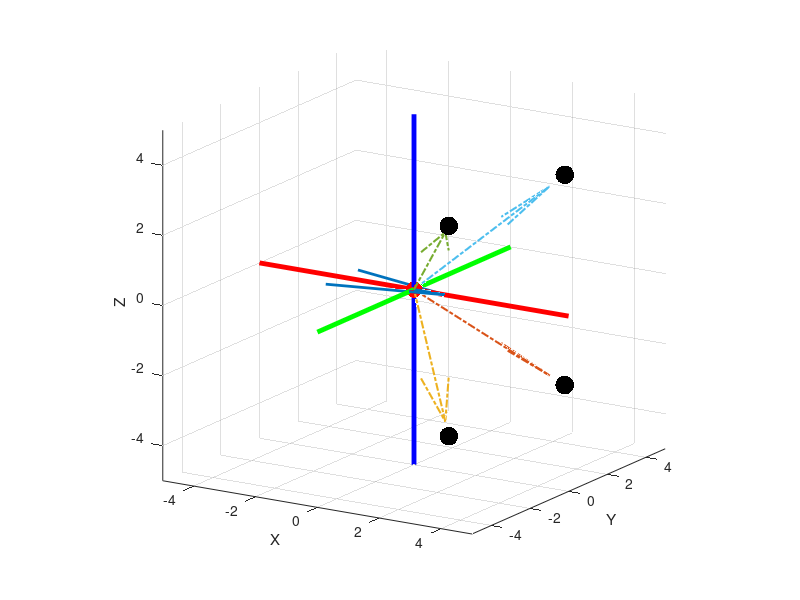

Write the MATLAB code that produced this figure. (Note: this script raises an error after producing the figure.)
%% 
clear all; clc; close all;
global num_modes;
ng = 4; %number of goals. is a fixed parameter
nd = 3; %dimensionality of the problem.
num_modes = 2;
sig_t = 0.1; %std deviation for the entropy measurement.
% xg_t = [randsample(-4:4, ng);rand(1,ng)*4 - 2; randsample(1:4, ng)] + rand(nd,1) - rand(nd,1); %random goal positions. These will be treated as fixed parameters.
xg_t= [3, -3, 3;
    3,3, -3;
    3, 3, 3;
    3, -3, -3]';
% xr_t = [randsample(-4:4, 1);randsample(-4:4, 1); randsample(-4:4, 1) ] + rand(nd,1) - rand(nd,1); %random current robot position. FIM would be evaluated at this robot position
xr_t = [0,0,0]';
uh_t = [1,0, 0]'; % user control command
%%

%PLOT GOALS AND ROBOT and UH
figure;
scatter3(xg_t(1,1:ng), xg_t(2,1:ng), xg_t(3,1:ng), 180, 'k', 'filled'); grid on; hold on;
xlabel('X'); ylabel('Y'); zlabel('Z');
scatter3(xr_t(1), xr_t(2), xr_t(3), 140, 'r', 'filled');
quiver3(xr_t(1), xr_t(2), xr_t(3), uh_t(1), uh_t(2), uh_t(3), 0, 'LineWidth', 2, 'MaxHeadSize', 2); %current robot velocity arrow
for i=1:ng %vectors connecting robot and goals.
    quiver3(xr_t(1), xr_t(2), xr_t(3), xg_t(1,i) - xr_t(1), xg_t(2,i) - xr_t(2), xg_t(3,i) - xr_t(3), 'LineWidth', 1.5, 'LineStyle', '-.');
end
xrange = [-5,5]; %set axis limits
yrange = [-5,5];
zrange = [-5,5];
line(xrange, [0,0], [0,0], 'Color', 'r', 'LineWidth', 3.5); %draw x and y axes.
line([0,0], yrange, [0,0], 'Color', 'g','LineWidth', 3.5);
line([0,0], [0,0], zrange, 'Color', 'b','LineWidth', 3.5);
axis([xrange, yrange, zrange]);
axis square;
view([32,16]);

%%
%symbolic variables. 
xr = sym('xr', [nd,1], 'real');
uh = sym('uh', [nd,1], 'real');
sig = sym('sig', 'real');
% normuh = uh/norm(uh);
normuh = uh;
xgs = sym(zeros(nd, ng));
normxs = sym(zeros(nd, ng)); %unit vector connecting each goal in xgs and xr. There will be ng such unit vectors and each will have two components
cos_ths = sym(zeros(1, ng));
cgs = sym(zeros(1, ng));
pcgs = sym(zeros(1,ng));
for i=1:ng
    xgs(:, i) = sym(sprintf('xg%d', i), [nd,1], 'real'); %each goal location is a 2d vector xg1 = [xg11, xg12], xg2 = [xg21, xg22] and so on and so forth
    normxs(:, i) = simplify((xgs(:,i)-xr)/norm(xgs(:,i)-xr));
    cos_ths(i) = simplify(dot(normxs(:,i), normuh));
    cgs(i) = simplify((1 + cos_ths(i))/2);
%     cgs(i) = piecewise(cgs(i) < 0.5, 0, cgs(i));
end
% cgs = subs(cgs, xr, xr_t);
% cgs = subs(cgs, uh, uh_t);
% for i=1:ng
%     cgs = subs(cgs, xgs(:, i), xg_t(:, i));
% end

%Confidences as probabilities. 
for i=1:ng
    pcgs(i) = cgs(i)/sum(cgs);
end
upsilon = simplify(sum(pcgs.*log2(pcgs))); %negative of entropy of prob distribution
% PHI_UH_THETA = upsilon;
PHI_UH_THETA = (1/sig^2)*jacobian(gradient(upsilon, uh), uh); %Fisher Information NMatrix. 2 by 2 because this is a 2D problem. 

% upsilon = subs(upsilon, xr, xr_t);
% upsilon = subs(upsilon, sig, sig_t);
% upsilon = subs(upsilon, uh, uh_t); %substitute a control command
% for i=1:ng
%     upsilon = subs(upsilon, xgs(:, i), xg_t(:,i));
% end
%%
% cgs = subs(cgs, xr, xr_t);
% cgs = subs(cgs, uh, [-1,0,0]');
% for i=1:ng
%     cgs = subs(cgs, xgs(:, i), xg_t(:, i));
% end
% pcgs = eval(cgs./sum(cgs));
% e = sum(pcgs.*log2(pcgs+realmin));
% disp(eval(cgs));
% disp(pcgs);
% disp(e);
%%

%substitute theta parameters
PHI_UH_THETA = subs(PHI_UH_THETA, sig, sig_t);
for i=1:ng
    PHI_UH_THETA = subs(PHI_UH_THETA, xgs(:,i) , xg_t(:, i));
end

%%
%1D interface in the 3D problem.
%PHI FOR U_1
uh_U1 = [1, 0, 0; -1, 0, 0]';
bias_term = 10^-2;
c1 = subs(PHI_UH_THETA, uh, [1, bias_term, bias_term]');
c2 = subs(PHI_UH_THETA, uh, [-1, -bias_term -bias_term]');
PHI_U1 = 0.5*c1 + 0.5*c2;

%PHI FOR U_2
uh_U2 = [0, 1, 0; 0, -1, 0]';
c1 = subs(PHI_UH_THETA, uh, [bias_term, 1, bias_term]');
c2 = subs(PHI_UH_THETA, uh, [-bias_term,-1, -bias_term]');
PHI_U2 = 0.5*c1 + 0.5*c2;

%PHI FOR U_3
uh_U3 = [0, 0, 1; 0, 0, -1]';
c1 = subs(PHI_UH_THETA, uh, [bias_term, bias_term, 1]');
c2 = subs(PHI_UH_THETA, uh, [-bias_term, -bias_term, -1]');
PHI_U3 = 0.5*c1 + 0.5*c2;


%%
PHI_U1_FINAL = subs(PHI_U1, xr, xr_t);
PHI_U2_FINAL = subs(PHI_U2, xr, xr_t);
PHI_U3_FINAL = subs(PHI_U3, xr, xr_t);
%%
EID_U1 = det(eval(PHI_U1_FINAL));
EID_U2 = det(eval(PHI_U2_FINAL));
EID_U3 = det(eval(PHI_U3_FINAL));
EID_US = [EID_U1; EID_U2; EID_U3];
disp(EID_US);


%%
% % Figure out how to detect close by values.     
fprintf('The Disambiguation metric values for the control modes \n')
disp(EID_US);
thresh = 10^-3;
diff_p = squareform(pdist(EID_US)/max(abs(EID_US)));
inds = find(diff_p < thresh);
% eq_array = zeros(nd, 1); %% 12 or 21, 13 or 31, 23 or 32
if length(inds) > 3
    [i,j] = ind2sub([nd, nd], inds);
    eq_ind = i== j;
    i(eq_ind) = []; j(eq_ind) = [];
    eq_modes = unique(i+j);
    if length(eq_modes) > 1
        fprintf('Control modes 1, 2 and 3 disambiguate equally\n');
    else
        [ss, ii] = sort(EID_US, 'descend');
        diff_bw_max = pdist(ss(1:2))/max(abs(ss(1:2)));
        if diff_bw_max < thresh
            fprintf('Control modes %d and %d are the best and disambiguate equally\n', ii(1), ii(2));
        else
            fprintf('Control mode %d disambiguate the best\n', ii(1));
        end
%         fprintf('Control modes %d and %d are equivalent\n', j(1), j(2));
%         fprintf('Control mode %s disambiguates the best \n', num2str(find(EID_US == max(EID_US))));
    end
%     for k=1:2:l % This only establishes pairwise equivalence. How to establish nested equivalence that can span across all hierarchices? 
%         fprintf('Control mode %s and %s are equivalent\n', num2str(i(k)), num2str(j(k)));
%     end
else
    fprintf('Control mode %s disambiguates the best \n', num2str(find(EID_US == max(EID_US))));
end
% 

%%
%2D interface with two modes. xy and xz
%THe prior is uniform. p(uh) = 1 for uh

dtheta = 0.6;
bias_term = 10^-12;
ang = 0:dtheta:2*pi-dtheta;
% PHI_U1 = sym(zeros(nd,nd));
EID_U1 = 0;
for i=1:length(ang)
    uh1  = cos(ang(i));
    uh2 =  sin(ang(i));
    uh_t = [uh1, uh2, bias_term]; %xy mode
    EID_U1 = EID_U1 + det(eval(subs(subs(PHI_UH_THETA, uh, uh_t')*dtheta, xr, xr_t)));
%     PHI_U1 = PHI_U1 + subs(PHI_UH_THETA, uh, uh_t')*dtheta;
end
%%
% PHI_U2 = sym(zeros(nd,nd));
EID_U2 = 0;
for i=1:length(ang)
    uh1  = cos(ang(i));
    uh2 =  sin(ang(i));
    uh_t = [uh1, bias_term, uh2]; %xz mode
%     PHI_U2 = PHI_U2 + subs(PHI_UH_THETA, uh, uh_t')*dtheta;
    EID_U2 = EID_U2 + det(eval(subs(subs(PHI_UH_THETA, uh, uh_t')*dtheta, xr, xr_t)));

end
%%
% PHI_U1_FINAL = subs(PHI_U1, xr, xr_t);
% PHI_U2_FINAL = subs(PHI_U2, xr, xr_t);
% 
% EID_U1 = det(eval(PHI_U1_FINAL));
% EID_U2 = det(eval(PHI_U2_FINAL));
clc;
EID_US = [EID_U1; EID_U2];
compute_best_mode(EID_US);
% fprintf('The EIDs for xy and xz modes are %f and %f respectively\n', EID_U1, EID_U2);
% if EID_U1 > EID_U2
%     fprintf('Control mode xy disambiguates best\n');
% elseif EID_U2 > EID_U1
%     fprintf('Control mode xz disambiguates best\n');
% else
%     fprintf('Control mode xy and xz disambiguate equally\n');
% end
% disp(EID_US);

%%
%% 
% Show best disambiguating modes for the entire workspace. 
min_ws = -4;
max_ws = 4;
num_steps = 3;
step_size = (max_ws - min_ws)/num_steps;
ax_p = (min_ws:step_size:max_ws)' +0.001;
[X,Y,Z] = meshgrid(ax_p);
ws_points = [X(:) Y(:) Z(:)];
disamb_modes = zeros(size(ws_points, 1), 1);
%%
for ii=1:size(ws_points,1)
    
    xr_t = ws_points(ii, :)';
    
%     PHI_U1_FINAL = subs(PHI_U1, xr, xr_t);
%     PHI_U2_FINAL = subs(PHI_U2, xr, xr_t);
% %     PHI_U3_FINAL = subs(PHI_U3, xr, xr_t);
%     
%     EID_U1 = det(eval(PHI_U1_FINAL));
%     EID_U2 = det(eval(PHI_U2_FINAL));
% %     EID_U3 = det(eval(PHI_U3_FINAL));
%     EID_US = [EID_U1; EID_U2];
    EID_U1 = 0; EID_U2 = 0;
    for i=1:length(ang)
        uh1  = cos(ang(i));
        uh2 =  sin(ang(i));
        uh_t = [uh1, uh2, bias_term]; %xy mode
        EID_U1 = EID_U1 + det(eval(subs(subs(PHI_UH_THETA, uh, uh_t')*dtheta, xr, xr_t)));
        uh_t = [uh1, bias_term, uh2]; %xz mode
        EID_U2 = EID_U2 + det(eval(subs(subs(PHI_UH_THETA, uh, uh_t')*dtheta, xr, xr_t)));
    end
    EID_US = [EID_U1; EID_U2];
%     fprintf('Control mode %s disambiguates the best \n', num2str(find(EID_US == max(EID_US))));
    disamb_modes(ii) = compute_best_mode(EID_US);
end

%%
%Show the results of the entire workspace simulations
figure;
scatter3(ws_points(disamb_modes == 1, 1), ws_points(disamb_modes == 1, 2),  ws_points(disamb_modes == 1, 3), 70, 'r', 'filled');grid on; hold on;
scatter3(ws_points(disamb_modes == 2, 1), ws_points(disamb_modes == 2, 2),  ws_points(disamb_modes == 2, 3), 70, 'g', 'filled');
scatter3(ws_points(disamb_modes == 3, 1), ws_points(disamb_modes == 3, 2),  ws_points(disamb_modes == 3, 3), 70, 'b', 'filled');
scatter3(xg_t(1,1:ng), xg_t(2,1:ng), xg_t(3,1:ng), 180, 'k', 'filled');
xrange = [-5,5]; %set axis limits
yrange = [-5,5];
zrange = [-5,5];
line(xrange, [0,0], [0,0], 'Color', 'k', 'LineWidth', 1.5); %draw x and y axes.
line([0,0], yrange, [0,0], 'Color', 'k','LineWidth', 1.5);
line([0,0], [0,0], zrange, 'Color', 'k','LineWidth', 1.5);
axis([xrange, yrange, zrange]);
axis square;xlabel('X'); ylabel('Y'); zlabel('Z');
view([32,16]);

function best_val = compute_best_mode(EID_US)
%     
%     fprintf('The Disambiguation metric values for the control modes \n')
%     disp(EID_US);
    global num_modes;
    thresh = 10^-3;
    diff_p = squareform(pdist(EID_US)/max(abs(EID_US)));
    inds = find(diff_p < thresh);
    if length(inds) > num_modes
        fprintf('Control Mode 1 and 2 disambiguate equally!\n');
        best_val = 3;
    else
        fprintf('Control mode %s disambiguates the best \n', num2str(find(EID_US == max(EID_US))));
        best_val =  find(EID_US == max(EID_US));
    end

end